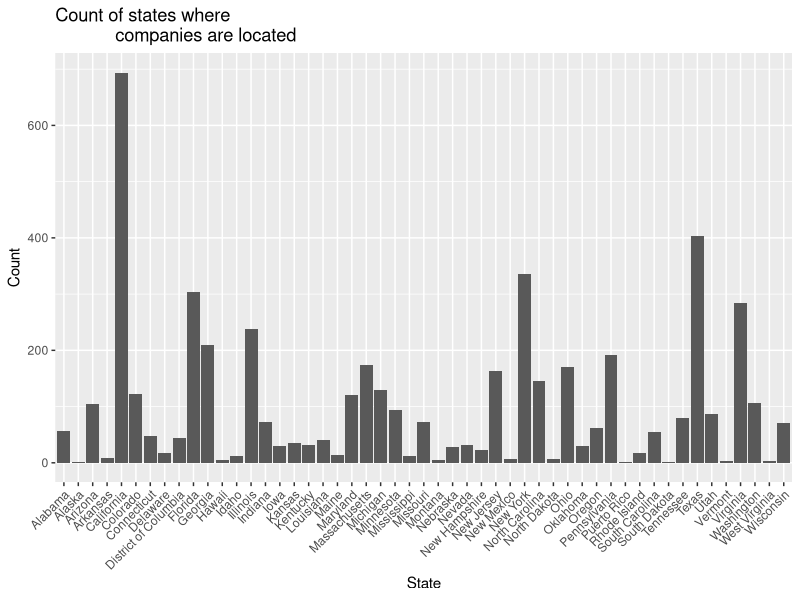
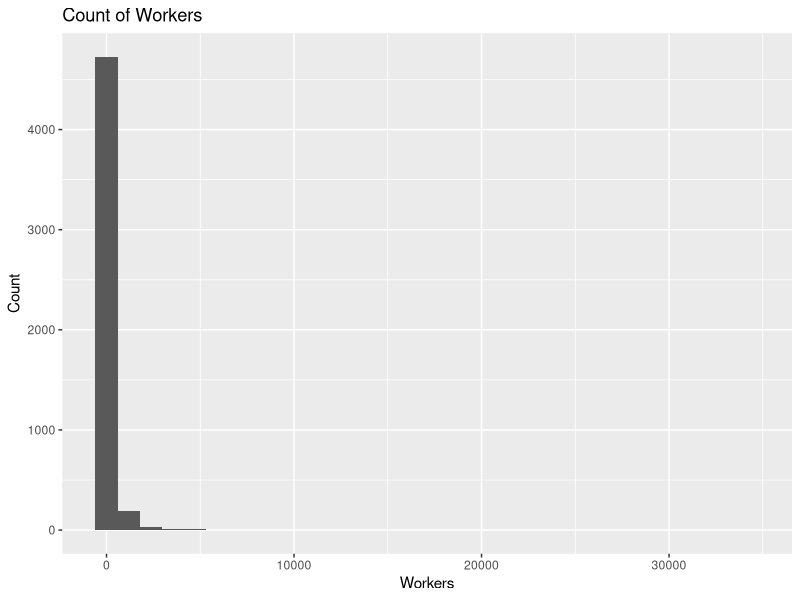
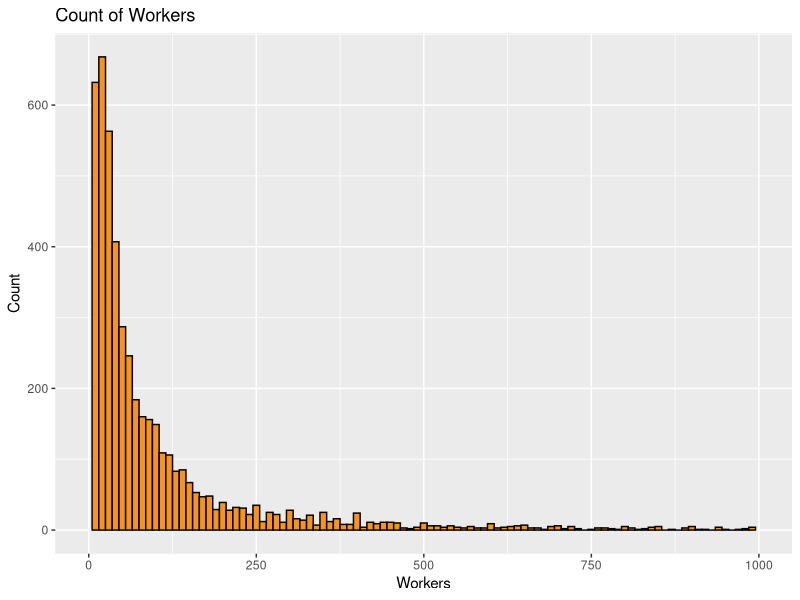
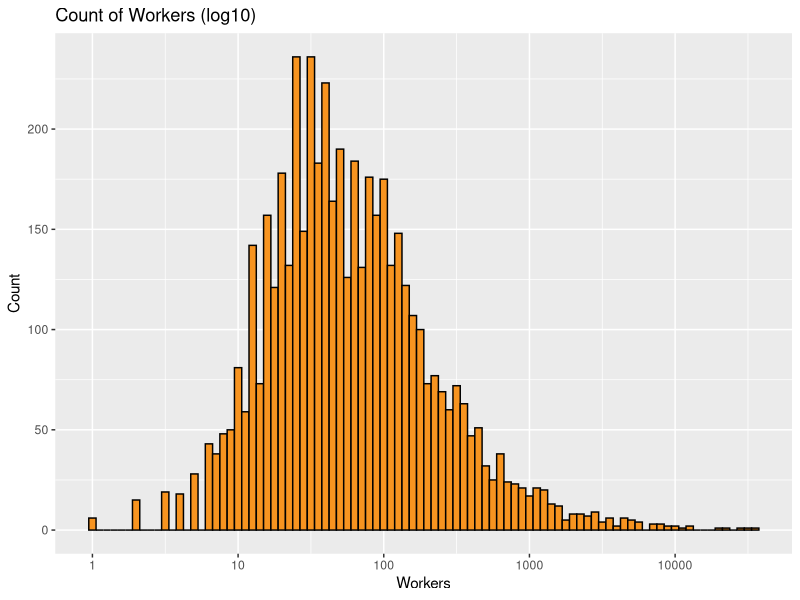
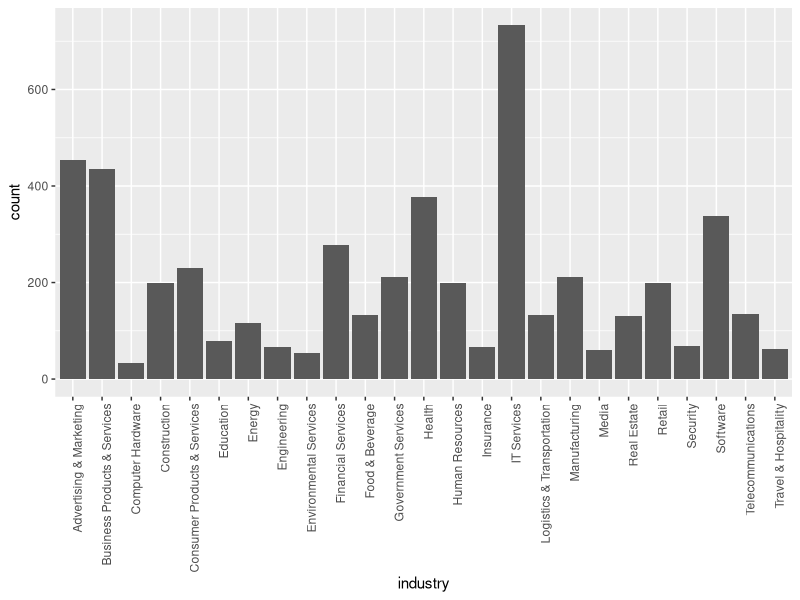
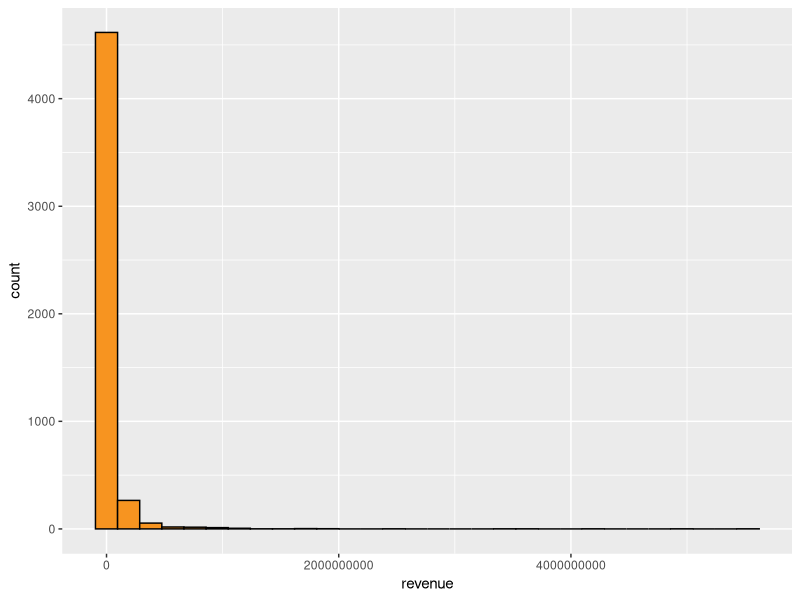
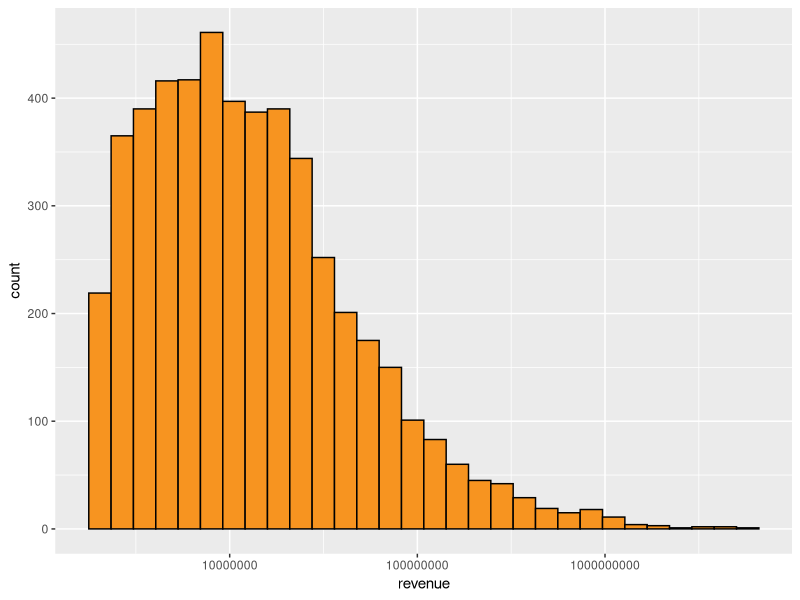
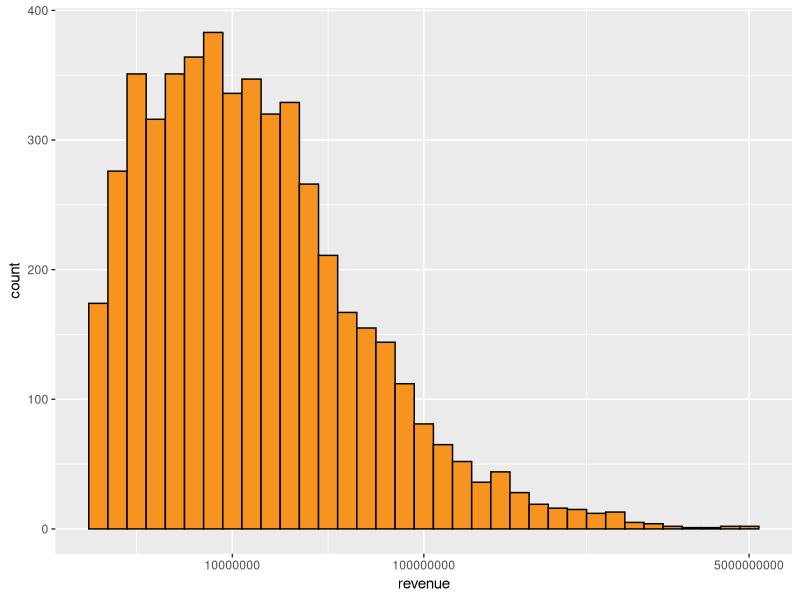

Reproduce these figures in R, in order. (Note: this script raises an error after producing the figures.)
## ---- chunk 1
# Load all of the packages that you end up using
# in your analysis in this code chunk.

# Notice that the parameter "echo" was set to FALSE for this code chunk.
# This prevents the code from displaying in the knitted HTML output.
# You should set echo=FALSE for all code chunks in your file.

library(ggplot2)
library(GGally)
# eliminates scientific notation when printing large numbers
options(scipen=999)
## ---- chunk 2
# Load the Data into "companies"
# See WrangleInc5000.py for python code that cleaned and
# subsetted original CSV before importing to R

getwd()
setwd("/Users/horsepower/Dropbox/Udacity/NanoDA/EDAwithR/Project3/")
companies <- read.csv("Inc5000_Companies_2014_subset.csv")
# Rename the first column with a null variable name to "rowNum"
names(companies)[names(companies) == 'X'] <- 'row_num'
## ---- chunk 3
names(companies)
## ---- chunk 4
dim(companies)
## ---- chunk 5
str(companies)
# Change rank to ordered factor since the variable 
# is categorical and order matters
companies$rank <- as.ordered(companies$rank)
companies$rank <- ordered(companies$rank, levels=rev(levels(companies$rank)))

## ---- chunk 6
levels(companies$state_l)
## ---- chunk 7
levels(companies$state_l)
## ---- chunk 8
summary(companies)
## ---- chunk 9
ggplot(data = companies, aes(x = state_l)) +
    geom_bar() +
    xlab("State") + 
    ylab("Count") +
    # densely packed x axis labels need spacing
    theme(axis.text.x = element_text(angle = 45, 
                                     hjust = 1)) +
    ggtitle("Count of states where 
            companies are located")

## ---- chunk 10
ggplot(data = companies, aes(x = workers)) +
    geom_histogram() +
    xlab("Workers") + 
    ylab("Count") +
    ggtitle("Count of Workers")
## ---- chunk 11
ggplot(data = companies, aes(x = workers)) +
    geom_histogram(binwidth = 10, 
                   color = 'black', fill = '#F79420') +
    # cut out some outliers
    xlim(0, 1000) +
    xlab("Workers") + 
    ylab("Count") +
    ggtitle("Count of Workers")

## ---- chunk 12
ggplot(data = companies, aes(x = workers)) +
    geom_histogram(binwidth = .05,
                   color = 'black', fill = '#F79420') +
    scale_x_log10() +
    xlab("Workers") + 
    ylab("Count") +
    ggtitle("Count of Workers (log10)")

summary(companies$workers)

## ---- chunk 13
ggplot(data = companies, aes(x = industry)) +
    geom_bar() +
    theme(axis.text.x = element_text(angle = 90, 
                                     hjust = 1))
## ---- chunk 14
ggplot(data = companies, aes(x = revenue)) +
    geom_histogram(color = 'black', fill = '#F79420')

ggplot(data = companies, aes(x = revenue)) +
    geom_histogram(color = 'black', fill = '#F79420') +
    scale_x_log10()

range <- range(companies$revenue)

ggplot(data = companies, aes(x = revenue)) +
    geom_histogram(color = 'black', fill = '#F79420', binwidth = 0.1) +
    scale_x_continuous(trans = "log10",  
                       breaks = c(1000000, 10000000, 100000000, 5000000000))
## ---- chunk 15
ggplot(data = companies, aes(x = growth)) +
    geom_histogram(binwidth = 10,
                   color = 'black', fill = '#F79420') +
    scale_x_continuous(limits = c(0, 1000))

message("The long tail skew to the right justifies log10 transformation.")

ggplot(data = companies, aes(x = growth)) +
    geom_histogram(binwidth = 0.05,
                   color = 'black', fill = '#F79420') +
    scale_x_log10()

summary(companies$growth)
## ---- chunk 16
freqp.growth <- ggplot(data = companies, aes(x = growth)) +
    geom_freqpoly() +
    scale_x_log10()

freqp.revenue <- ggplot(data = companies, aes(x = revenue)) +
    geom_freqpoly() +
    scale_x_log10() +
    scale_y_continuous(limits = c(0, 600))

library(gridExtra)

grid.arrange(freqp.growth, freqp.revenue, nrow = 1)

dens.growth <- ggplot(data = companies, aes(x = growth)) +
    geom_density() +
    scale_x_log10()

dens.revenue <- ggplot(data = companies, aes(x = revenue)) +
    geom_density() +
    scale_x_log10() +
    scale_y_continuous(limits = c(0, 1))

grid.arrange(dens.growth, dens.revenue, nrow = 1)


## ---- chunk 17
companies$revenue2013 <- companies$revenue/((companies$growth/100) + 1)
head(companies$revenue2013)

companies$growth_dollar <- companies$revenue - companies$revenue2013
head(companies$growth_dollar)

# renames original columns for clarity
names(companies)[names(companies) == 'revenue'] <- 'revenue2014'
names(companies)[names(companies) == 'growth'] <- 'growth_percentage'
## ---- chunk 18
# Population numbers have commas separating the thousands place. 
# Must convert population to numeric to perform arithmetic 
population <- read.csv("state_population_census.csv", stringsAsFactors=FALSE)
head(population)
## ---- chunk 19
library(dplyr)
state_growth <- companies %>%
    group_by(state_l) %>%
    summarise(state_growth_dollar = sum(growth_dollar)) %>%
    ungroup() %>%
    arrange(state_l)
state_growth <- merge(x = state_growth, 
                      y = subset(population, 
                                 select = c("Geographic_Area", "Est_2014")), 
                      by.x = "state_l", by.y = "Geographic_Area")
names(state_growth)[names(state_growth) == 'Est_2014'] <- 'state_population2014'

state_growth$state_population2014 <- as.numeric(gsub(",", "", 
                                                     state_growth$state_population2014))
state_growth$growth_per_capita <- state_growth$state_growth_dollar/
                                    state_growth$state_population2014
state_growth <- arrange(state_growth, desc(state_growth_dollar))

## ---- chunk 20
names(state_growth)
str(state_growth)
## ---- chunk 21
str(state_growth)
str(companies)
## ---- chunk 22
str(companies)

companies_matrix_subset <- subset(companies, select = c(-row_num, -id, -rank, -company, -url, -state_l, -state_s, -city, -metro))
str(companies_matrix_subset)
library(GGally)
library(ggplot2)
theme_set(theme_minimal(20))

head(companies_matrix_subset)
ggpairs(companies_matrix_subset)
# sample_n(companies_matrix_subset, 1000)
ggpairs(companies_matrix_subset, 
        upper = list(continuous = "density", combo = "dot", discrete = "ratio"),
        lower = list(continuous = "points", combo = "box", discrete = "facetbar")) +
    theme(axis.text.x = element_text(size = 8))
ggpairs(companies_matrix_subset, 
        upper = list(continuous = "cor", combo = "facethist", discrete = "ratio"),
        lower = list(continuous = "smooth", combo = "denstrip", discrete = "facetbar"),
        diag = list(continuous = "bar", discrete = "bar"))

ggpairs(state_growth)
ggpairs(state_growth,
        upper = list(continuous = "cor", combo = "facethist", discrete = "ratio"),
        lower = list(continuous = "smooth", combo = "denstrip", discrete = "facetbar"),
        diag = list(continuous = "bar", discrete = "bar"))
ggpairs(state_growth,
        upper = list(continuous = "density", combo = "dot", discrete = "ratio"),
        lower = list(continuous = "points", combo = "box", discrete = "facetbar"),
        diag = list(continuous = "bar", discrete = "bar"))

## ---- chunk 23

library(scales)
ggplot(data = state_growth, aes(x = state_growth_dollar)) +
    geom_histogram(color = 'black', fill = '#F79420') +
    scale_x_continuous(name = "State Growth Dollars", labels = comma)

ggplot(data = state_growth, aes(x = growth_per_capita)) +
    geom_histogram(color = 'black', fill = '#F79420') +
    scale_x_continuous(name = "State Growth per capita")

state_growth <- arrange(state_growth, desc(growth_per_capita))
## ---- chunk 24
ggplot(data = state_growth, aes(x = state_l, y = growth_per_capita)) +
    geom_bar(stat = "identity", color = 'black', fill = '#F79420') +
    theme(text = element_text(size=14),
          axis.text.x = element_text(angle = 90, hjust = 1)) 

state_growth <- arrange(state_growth, desc(growth_per_capita))

ggplot(data = state_growth, aes(x = factor(state_l, levels = state_l), 
                                y = growth_per_capita)) +
    geom_bar(stat = "identity", color = 'black', fill = '#F79420') +
    xlab("State") + 
    ylab("Fast growth dollars per capita") +
    # densely packed x axis labels need spacing
    theme(text = element_text(size=14),
          axis.text.x = element_text(angle = 90, hjust = 1)) 
    ggtitle("Revenue growth by state, normalized by population")
## ---- chunk 25
ggplot(data = companies, aes(x = revenue2014, y = growth_dollar)) +
    geom_point()

cor.test(companies$revenue2014, companies$growth_dollar)

## ---- chunk 26
ggplot(data = companies, aes(x = revenue2013, y = growth_dollar)) +
    geom_point()
cor.test(companies$revenue2013, companies$growth_dollar)

ggplot(data = companies, aes(x = revenue2013, y = growth_percentage)) +
    geom_point()
## ---- chunk 27
ggplot(data = companies, aes(x = revenue2014, y = growth_percentage)) +
    geom_point()

ggplot(data = companies, aes(x = revenue2014/1000000, y = growth_percentage)) +
    geom_point() +
    scale_x_continuous(limits = c(0, 1300), aes(x = "Revenue (Millions)")) +
    scale_y_continuous(limits = c(0, 15000), aes(y = "Growth (percent)"))

ggplot(data = companies, aes(x = revenue2014/1000000, y = growth_percentage)) +
    geom_jitter(alpha = 1/5) +
    scale_x_continuous(limits = c(0, 500), aes(x = "Revenue (Millions)")) +
    scale_y_continuous(limits = c(0, 5000), aes(y = "Growth (percent)")) + 
    scale_x_log10()

ggplot(data = companies, aes(x = revenue2014/1000000, y = growth_percentage)) +
    geom_jitter(alpha = 1/2) +
    scale_x_continuous(limits = c(0, 100), aes(x = "Revenue (Millions)")) +
    scale_y_continuous(limits = c(0, 1000), aes(y = "Growth (percent)")) + 
    scale_x_log10()

## ---- chunk 28
ggplot(data = companies, aes(x = yrs_on_list, y = revenue2014)) +
    geom_point()

ggplot(data = companies, aes(x = yrs_on_list, y = revenue2014)) +
    geom_jitter(alpha = 1/5) +
    scale_y_continuous(limits = c(0, 500000000))

cor.test(companies$yrs_on_list, companies$revenue2014)
cor.test(companies$yrs_on_list, companies$revenue2013)
## ---- chunk 29
ggplot(data = companies, aes(x = industry, y = yrs_on_list)) +
    geom_boxplot() + 
    theme(text = element_text(size=14),
          axis.text.x = element_text(angle = 90, hjust = 1)) 

ggplot(data = companies, aes(x = industry, y = yrs_on_list)) +
    geom_boxplot() +
    scale_y_continuous(limits = c(0, 8)) + 
    theme(text = element_text(size=14),
          axis.text.x = element_text(angle = 90, hjust = 1)) 

ggplot(data = companies, aes(x = industry, y = yrs_on_list)) +
    geom_violin() +
    scale_y_continuous(limits = c(0, 8)) + 
    theme(text = element_text(size=14),
          axis.text.x = element_text(angle = 90, hjust = 1)) 
## ---- chunk 30
ggplot(data = companies, aes(x = industry, y = growth_dollar)) +
    geom_jitter(alpha = 1/4) +
    scale_y_continuous(limits = c(0, 150000000)) + 
    theme(text = element_text(size=14),
          axis.text.x = element_text(angle = 90, hjust = 1)) 

ggplot(data = companies, aes(x = industry, y = growth_percentage)) +
    geom_jitter(alpha = 1/4) +
    scale_y_continuous(limits = c(0, 7500)) + 
    theme(text = element_text(size=14),
          axis.text.x = element_text(angle = 90, hjust = 1)) 

ggplot(data = companies, aes(x = industry, y = revenue2014)) +
    geom_jitter(alpha = 1/4) +
    scale_y_continuous(limits = c(0, 500000000)) + 
    theme(text = element_text(size=14),
          axis.text.x = element_text(angle = 90, hjust = 1)) 

ggplot(data = companies, aes(x = industry, y = revenue2013)) +
    geom_jitter(alpha = 1/4) +
    scale_y_continuous(limits = c(0, 500000000)) + 
    theme(text = element_text(size=14),
          axis.text.x = element_text(angle = 90, hjust = 1)) 

ggplot(data = companies, aes(x = yrs_on_list, y = growth_dollar)) +
    geom_jitter()

ggplot(data = companies, aes(x = yrs_on_list, y = growth_dollar/1000000)) +
    geom_jitter(alpha = 1/4) +
    scale_y_continuous(limits = c(0, 250))

ggplot(data = companies, aes(x = yrs_on_list, y = growth_percentage)) +
    geom_jitter(alpha = 1/4) +
    scale_y_continuous(limits = c(0, 1000))

## ---- chunk 31

ggplot(data = companies, aes(x = revenue2014, y = growth_dollar)) +
    geom_jitter() +
    geom_rug() 

ggplot(data = companies, aes(x = revenue2014/1000000, y = growth_dollar/1000000)) +
    geom_jitter(alpha = 1/3, color = 'steelblue') +
    geom_rug() +
    scale_x_continuous(limits = c(0, 500)) +
    scale_y_continuous(limits = c(0, 400))

ggplot(data = companies, aes(x = revenue2014/1000000, y = growth_dollar/1000000)) +
    geom_jitter(alpha = 1/3, color = 'steelblue') +
    geom_rug() +
    scale_x_continuous(limits = c(0, 100)) +
    scale_y_continuous(limits = c(0, 100))

ggplot(data = companies, aes(x = revenue2014, y = growth_dollar)) +
    geom_bin2d()

ggplot(data = companies, aes(x = revenue2014, y = growth_dollar)) +
    geom_density2d()

ggplot(data = companies, aes(x = revenue2014, y = growth_dollar)) +
    geom_step()
ggplot(data = companies, aes(x = revenue2014, y = growth_dollar)) +
    geom_step(stat = 'summary', fun.y = median)

## ---- chunk 32
ggplot(data = state_growth, aes(x = state_population2014, y = state_growth_dollar)) +
    geom_point()

ggplot(data = state_growth, aes(x = state_population2014, y = state_growth_dollar)) +
    geom_point() +
    scale_x_continuous(limits = c(0, 10000000)) +
    scale_y_continuous(limits = c(0, 5000000000))

cor.test(state_growth$state_population2014, state_growth$state_growth_dollar)
## ---- chunk 33
ggplot(data = state_growth, aes(x = state_population2014, y = growth_per_capita)) +
    geom_point()

ggplot(data = state_growth, aes(x = state_population2014, y = growth_per_capita)) +
    geom_point() +
    scale_x_continuous(limits = c(0, 30000000)) +
    scale_y_continuous(limits = c(0, 700))

cor.test(state_growth$state_population2014, state_growth$growth_per_capita)
## ---- chunk 34

## ---- chunk 35

## ---- chunk 36

## ---- chunk 37

